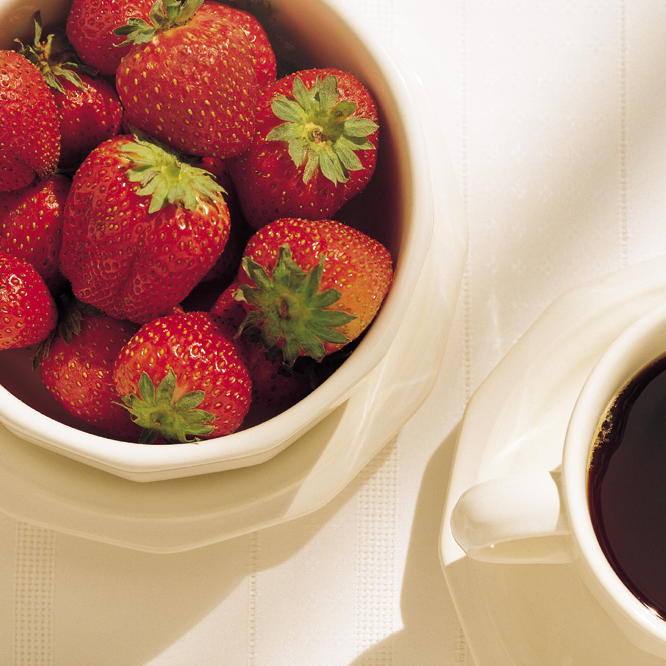
%> input picture Chp 6/6.5 Color Transformations/6.5.2 Color Complements/strawberries_coffee.tif, 666 x 666 px
$ octave color_complements.m   (GNU Octave 9; MATLAB toolbox functions it lacks are replaced by stand-ins)
%> lines starting %> are read from the running program, lines starting %| are printed output that depends on the picture
%% Figure 6.31 in book
% Intensity transformation
% HSV complement result is not correct

%% Reading img
rgb_img = imread('strawberries_coffee.tif');
%> rgb_img is the input picture: size 666x666x3 uint8; mean R, G, B 186.3, 145.9, 126.5
hsv_img = rgb2hsv(rgb_img);
%> hsv_img: size 666x666x3 double; mean H, S, V 0.276, 0.388, 0.731


%% Calculating Color complement
no_of_intensity_levels = 256;

% Conversion in RGB
complement_in_rgb = (no_of_intensity_levels-1) - rgb_img;
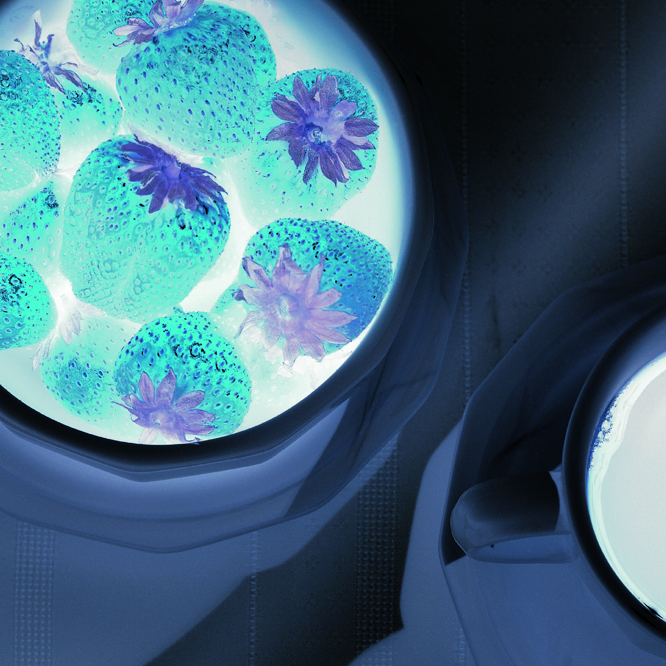
%> complement_in_rgb: size 666x666x3 uint8; mean R, G, B 68.7, 109.1, 128.5

% Conversion in HSV
complement_in_hsv = cat( ...
    3, ...
    rem(hsv_img(:,:,1)+0.5, 1), ...
    hsv_img(:,:,2), ...
    1 - hsv_img(:,:,3) ...
);
%> complement_in_hsv: size 666x666x3 double; mean H, S, V 0.562, 0.388, 0.269
complement_in_hsv = hsv2rgb(complement_in_hsv);
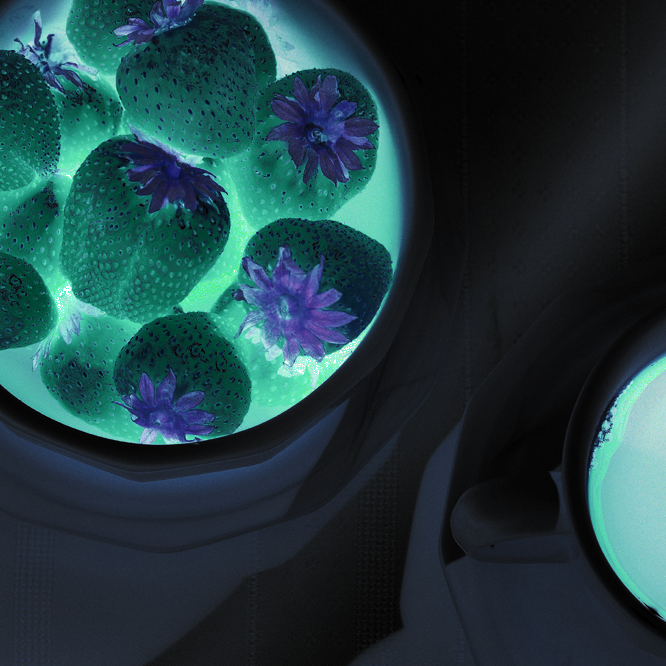
%> complement_in_hsv: size 666x666x3 double; mean R, G, B 0.128, 0.239, 0.255


%% Plotting
subplot(1, 3, 1); imshow(rgb_img);              title('Original img');
subplot(1, 3, 2); imshow(complement_in_rgb);    title('Complement in RGB');
subplot(1, 3, 3); imshow(complement_in_hsv);    title('Complement in HSV');
